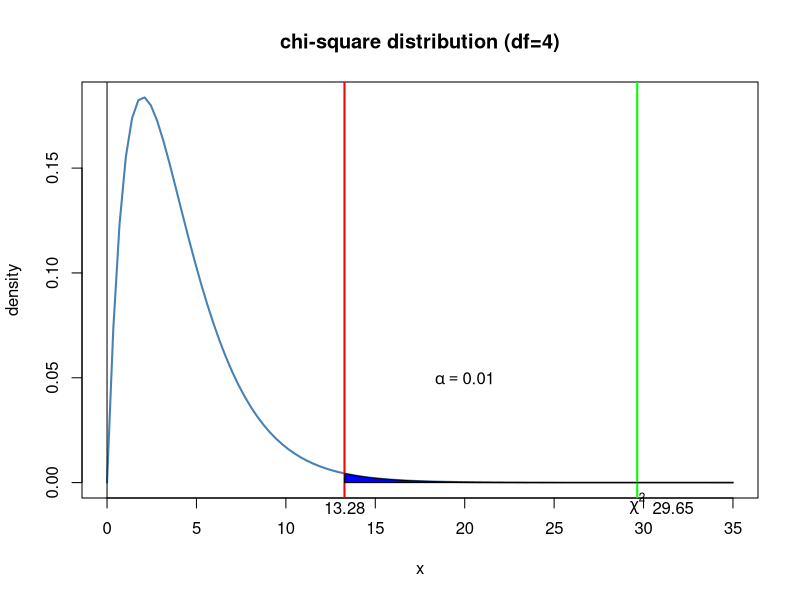

Write the R code that produced this figure.
#apge no: 474-476
#H0 : distribution of TV is same
#H1 : distribution of TV is differen
tv<-data.frame(no_TV=c(0,1,2,3,4),
                    E=c(60,96,330,66,48),
                     O=c(66,119,340,60,15))
tv$OE=tv$O-tv$E
tv$OEsq=tv$OE^2
tv$OE2=tv$OEsq/tv$E
View(tv)
no=nrow(tv)
t_stat=sum(tv$OE2)
df=no-1
print(paste("the degree of freedom =",df))
print(paste("the test statistic =",round(t_stat,2)))
alpha=0.01
t_critical=qchisq(1-alpha,df=no-1)
print(paste("the critical value =",round(t_critical,3)))
if(t_stat<=t_critical)
{
  print("Accept H0")
}else
{
  print("Reject H0")
}
curve(dchisq(x,df=df),from=0,to=35,
      main="chi-square distribution (df=4)",
      ylab="density",
      lwd=2,
      col='steelblue')
x<-seq(0,35,0.1)
y<-dchisq(x,df=df)
abline(v=0)
abline(v=t_critical,lwd=2,col='red')
abline(v=t_stat,lwd=2,col='green')
polygon(c(x[x>=t_critical],t_critical ),c(y[x>=t_critical],0),col="blue")
text(20,0.05,expression(alpha ==0.01))
mtext(expression(chi^2),side=1,at=t_stat,cex=1)
mtext(round(t_stat,2),side=1,at=t_stat+2,cex=1)
mtext(round(t_critical,2),side=1,at=t_critical,cex=1)
